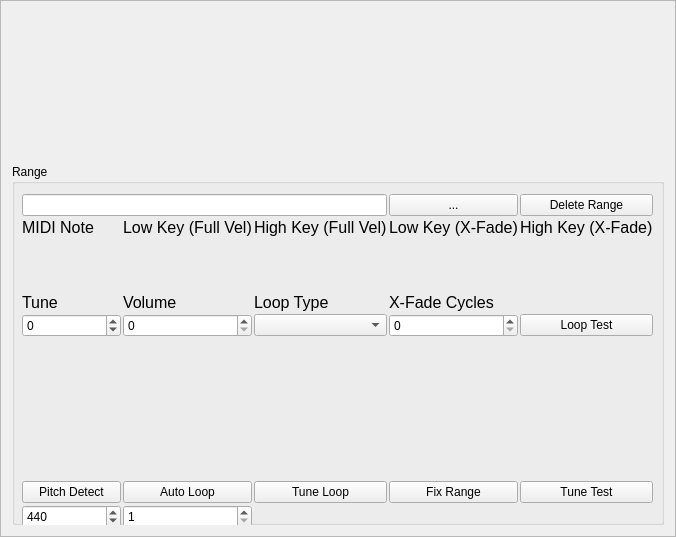
<?xml version="1.0" encoding="UTF-8"?>
<ui version="4.0">
 <class>CKeyLayoutControl</class>
 <widget class="QFrame" name="CKeyLayoutControl">
  <property name="geometry">
   <rect>
    <x>0</x>
    <y>0</y>
    <width>676</width>
    <height>537</height>
   </rect>
  </property>
  <property name="windowTitle">
   <string>Frame</string>
  </property>
  <property name="frameShape">
   <enum>QFrame::StyledPanel</enum>
  </property>
  <property name="frameShadow">
   <enum>QFrame::Raised</enum>
  </property>
  <layout class="QVBoxLayout" name="verticalLayout">
   <item>
    <widget class="CKeyRangesControl" name="KeyLayout" native="true">
     <property name="sizePolicy">
      <sizepolicy hsizetype="Expanding" vsizetype="Fixed">
       <horstretch>0</horstretch>
       <verstretch>0</verstretch>
      </sizepolicy>
     </property>
     <property name="minimumSize">
      <size>
       <width>0</width>
       <height>146</height>
      </size>
     </property>
    </widget>
   </item>
   <item>
    <widget class="QGroupBox" name="groupBox">
     <property name="sizePolicy">
      <sizepolicy hsizetype="Expanding" vsizetype="Expanding">
       <horstretch>0</horstretch>
       <verstretch>0</verstretch>
      </sizepolicy>
     </property>
     <property name="title">
      <string>Range</string>
     </property>
     <widget class="QWidget" name="gridLayoutWidget">
      <property name="geometry">
       <rect>
        <x>10</x>
        <y>30</y>
        <width>631</width>
        <height>334</height>
       </rect>
      </property>
      <layout class="QGridLayout" name="gridLayout">
       <property name="spacing">
        <number>2</number>
       </property>
       <item row="7" column="1">
        <widget class="QSpinBox" name="LoopCyclesSpin">
         <property name="minimum">
          <number>1</number>
         </property>
        </widget>
       </item>
       <item row="3" column="3">
        <widget class="QLabel" name="label_9">
         <property name="sizePolicy">
          <sizepolicy hsizetype="Preferred" vsizetype="Fixed">
           <horstretch>0</horstretch>
           <verstretch>0</verstretch>
          </sizepolicy>
         </property>
         <property name="font">
          <font>
           <pointsize>12</pointsize>
          </font>
         </property>
         <property name="text">
          <string>X-Fade Cycles</string>
         </property>
         <property name="alignment">
          <set>Qt::AlignBottom|Qt::AlignLeading|Qt::AlignLeft</set>
         </property>
        </widget>
       </item>
       <item row="1" column="0">
        <widget class="QLabel" name="label">
         <property name="sizePolicy">
          <sizepolicy hsizetype="Preferred" vsizetype="Fixed">
           <horstretch>0</horstretch>
           <verstretch>0</verstretch>
          </sizepolicy>
         </property>
         <property name="font">
          <font>
           <pointsize>12</pointsize>
          </font>
         </property>
         <property name="text">
          <string>MIDI Note</string>
         </property>
         <property name="alignment">
          <set>Qt::AlignBottom|Qt::AlignLeading|Qt::AlignLeft</set>
         </property>
        </widget>
       </item>
       <item row="0" column="4">
        <widget class="QPushButton" name="DeleteButton">
         <property name="focusPolicy">
          <enum>Qt::NoFocus</enum>
         </property>
         <property name="text">
          <string>Delete Range</string>
         </property>
        </widget>
       </item>
       <item row="4" column="0">
        <widget class="QSpinBox" name="TuneSpin">
         <property name="minimum">
          <number>-100</number>
         </property>
         <property name="maximum">
          <number>100</number>
         </property>
        </widget>
       </item>
       <item row="3" column="1">
        <widget class="QLabel" name="label_7">
         <property name="sizePolicy">
          <sizepolicy hsizetype="Preferred" vsizetype="Fixed">
           <horstretch>0</horstretch>
           <verstretch>0</verstretch>
          </sizepolicy>
         </property>
         <property name="font">
          <font>
           <pointsize>12</pointsize>
          </font>
         </property>
         <property name="text">
          <string>Volume</string>
         </property>
         <property name="alignment">
          <set>Qt::AlignBottom|Qt::AlignLeading|Qt::AlignLeft</set>
         </property>
        </widget>
       </item>
       <item row="0" column="3">
        <widget class="QPushButton" name="OpenButton">
         <property name="focusPolicy">
          <enum>Qt::NoFocus</enum>
         </property>
         <property name="text">
          <string>...</string>
         </property>
        </widget>
       </item>
       <item row="3" column="2">
        <widget class="QLabel" name="label_8">
         <property name="sizePolicy">
          <sizepolicy hsizetype="Preferred" vsizetype="Fixed">
           <horstretch>0</horstretch>
           <verstretch>0</verstretch>
          </sizepolicy>
         </property>
         <property name="font">
          <font>
           <pointsize>12</pointsize>
          </font>
         </property>
         <property name="text">
          <string>Loop Type</string>
         </property>
         <property name="alignment">
          <set>Qt::AlignBottom|Qt::AlignLeading|Qt::AlignLeft</set>
         </property>
        </widget>
       </item>
       <item row="4" column="2">
        <widget class="QComboBox" name="LoopTypeCombo"/>
       </item>
       <item row="1" column="4">
        <widget class="QLabel" name="label_5">
         <property name="sizePolicy">
          <sizepolicy hsizetype="Preferred" vsizetype="Fixed">
           <horstretch>0</horstretch>
           <verstretch>0</verstretch>
          </sizepolicy>
         </property>
         <property name="font">
          <font>
           <pointsize>12</pointsize>
          </font>
         </property>
         <property name="text">
          <string>High Key (X-Fade)</string>
         </property>
         <property name="alignment">
          <set>Qt::AlignBottom|Qt::AlignLeading|Qt::AlignLeft</set>
         </property>
        </widget>
       </item>
       <item row="5" column="0" colspan="5">
        <widget class="CWaveEditWidget" name="WaveEditWidget" native="true">
         <property name="minimumSize">
          <size>
           <width>0</width>
           <height>140</height>
          </size>
         </property>
        </widget>
       </item>
       <item row="6" column="3">
        <widget class="QPushButton" name="FixRangeButton">
         <property name="focusPolicy">
          <enum>Qt::NoFocus</enum>
         </property>
         <property name="text">
          <string>Fix Range</string>
         </property>
        </widget>
       </item>
       <item row="6" column="1">
        <widget class="QPushButton" name="AutoLoopButton">
         <property name="focusPolicy">
          <enum>Qt::NoFocus</enum>
         </property>
         <property name="text">
          <string>Auto Loop</string>
         </property>
        </widget>
       </item>
       <item row="2" column="0">
        <widget class="CMIDINoteEdit" name="MIDINoteEdit" native="true"/>
       </item>
       <item row="6" column="2">
        <widget class="QPushButton" name="TuneLoopButton">
         <property name="focusPolicy">
          <enum>Qt::NoFocus</enum>
         </property>
         <property name="text">
          <string>Tune Loop</string>
         </property>
        </widget>
       </item>
       <item row="7" column="0">
        <widget class="QSpinBox" name="PitchDetectSpin">
         <property name="minimum">
          <number>0</number>
         </property>
         <property name="maximum">
          <number>1000</number>
         </property>
         <property name="value">
          <number>440</number>
         </property>
        </widget>
       </item>
       <item row="6" column="0">
        <widget class="QPushButton" name="PitchDetectButton">
         <property name="focusPolicy">
          <enum>Qt::NoFocus</enum>
         </property>
         <property name="text">
          <string>Pitch Detect</string>
         </property>
        </widget>
       </item>
       <item row="0" column="0" colspan="3">
        <widget class="QLineEdit" name="FilenameEdit">
         <property name="readOnly">
          <bool>true</bool>
         </property>
        </widget>
       </item>
       <item row="1" column="3">
        <widget class="QLabel" name="label_4">
         <property name="sizePolicy">
          <sizepolicy hsizetype="Preferred" vsizetype="Fixed">
           <horstretch>0</horstretch>
           <verstretch>0</verstretch>
          </sizepolicy>
         </property>
         <property name="font">
          <font>
           <pointsize>12</pointsize>
          </font>
         </property>
         <property name="text">
          <string>Low Key (X-Fade)</string>
         </property>
         <property name="alignment">
          <set>Qt::AlignBottom|Qt::AlignLeading|Qt::AlignLeft</set>
         </property>
        </widget>
       </item>
       <item row="4" column="3">
        <widget class="QSpinBox" name="XFadeCyclesSpin"/>
       </item>
       <item row="4" column="4">
        <widget class="QPushButton" name="LoopTestButton">
         <property name="focusPolicy">
          <enum>Qt::NoFocus</enum>
         </property>
         <property name="text">
          <string>Loop Test</string>
         </property>
         <property name="checkable">
          <bool>true</bool>
         </property>
        </widget>
       </item>
       <item row="6" column="4">
        <widget class="QPushButton" name="TuneTestButton">
         <property name="focusPolicy">
          <enum>Qt::NoFocus</enum>
         </property>
         <property name="text">
          <string>Tune Test</string>
         </property>
         <property name="checkable">
          <bool>true</bool>
         </property>
        </widget>
       </item>
       <item row="4" column="1">
        <widget class="QSpinBox" name="VolSpin">
         <property name="maximum">
          <number>100</number>
         </property>
        </widget>
       </item>
       <item row="1" column="2">
        <widget class="QLabel" name="label_3">
         <property name="sizePolicy">
          <sizepolicy hsizetype="Preferred" vsizetype="Fixed">
           <horstretch>0</horstretch>
           <verstretch>0</verstretch>
          </sizepolicy>
         </property>
         <property name="font">
          <font>
           <pointsize>12</pointsize>
          </font>
         </property>
         <property name="text">
          <string>High Key (Full Vel)</string>
         </property>
         <property name="alignment">
          <set>Qt::AlignBottom|Qt::AlignLeading|Qt::AlignLeft</set>
         </property>
        </widget>
       </item>
       <item row="3" column="0">
        <widget class="QLabel" name="label_6">
         <property name="sizePolicy">
          <sizepolicy hsizetype="Preferred" vsizetype="Fixed">
           <horstretch>0</horstretch>
           <verstretch>0</verstretch>
          </sizepolicy>
         </property>
         <property name="font">
          <font>
           <pointsize>12</pointsize>
          </font>
         </property>
         <property name="text">
          <string>Tune</string>
         </property>
         <property name="alignment">
          <set>Qt::AlignBottom|Qt::AlignLeading|Qt::AlignLeft</set>
         </property>
        </widget>
       </item>
       <item row="1" column="1">
        <widget class="QLabel" name="label_2">
         <property name="sizePolicy">
          <sizepolicy hsizetype="Preferred" vsizetype="Fixed">
           <horstretch>0</horstretch>
           <verstretch>0</verstretch>
          </sizepolicy>
         </property>
         <property name="font">
          <font>
           <pointsize>12</pointsize>
          </font>
         </property>
         <property name="text">
          <string>Low Key (Full Vel)</string>
         </property>
         <property name="alignment">
          <set>Qt::AlignBottom|Qt::AlignLeading|Qt::AlignLeft</set>
         </property>
        </widget>
       </item>
       <item row="2" column="1">
        <widget class="CMIDINoteEdit" name="LowKeyFullEdit" native="true"/>
       </item>
       <item row="2" column="2">
        <widget class="CMIDINoteEdit" name="HighKeyFullEdit" native="true"/>
       </item>
       <item row="2" column="3">
        <widget class="CMIDINoteEdit" name="LowKeyXEdit" native="true"/>
       </item>
       <item row="2" column="4">
        <widget class="CMIDINoteEdit" name="HighKeyXEdit" native="true"/>
       </item>
      </layout>
     </widget>
    </widget>
   </item>
  </layout>
 </widget>
 <customwidgets>
  <customwidget>
   <class>CWaveEditWidget</class>
   <extends>QWidget</extends>
   <header>cwaveeditwidget.h</header>
   <container>1</container>
  </customwidget>
  <customwidget>
   <class>CKeyRangesControl</class>
   <extends>QWidget</extends>
   <header>ckeyrangescontrol.h</header>
   <container>1</container>
  </customwidget>
  <customwidget>
   <class>CMIDINoteEdit</class>
   <extends>QWidget</extends>
   <header>cmidinoteedit.h</header>
   <container>1</container>
  </customwidget>
 </customwidgets>
 <resources/>
 <connections/>
</ui>
